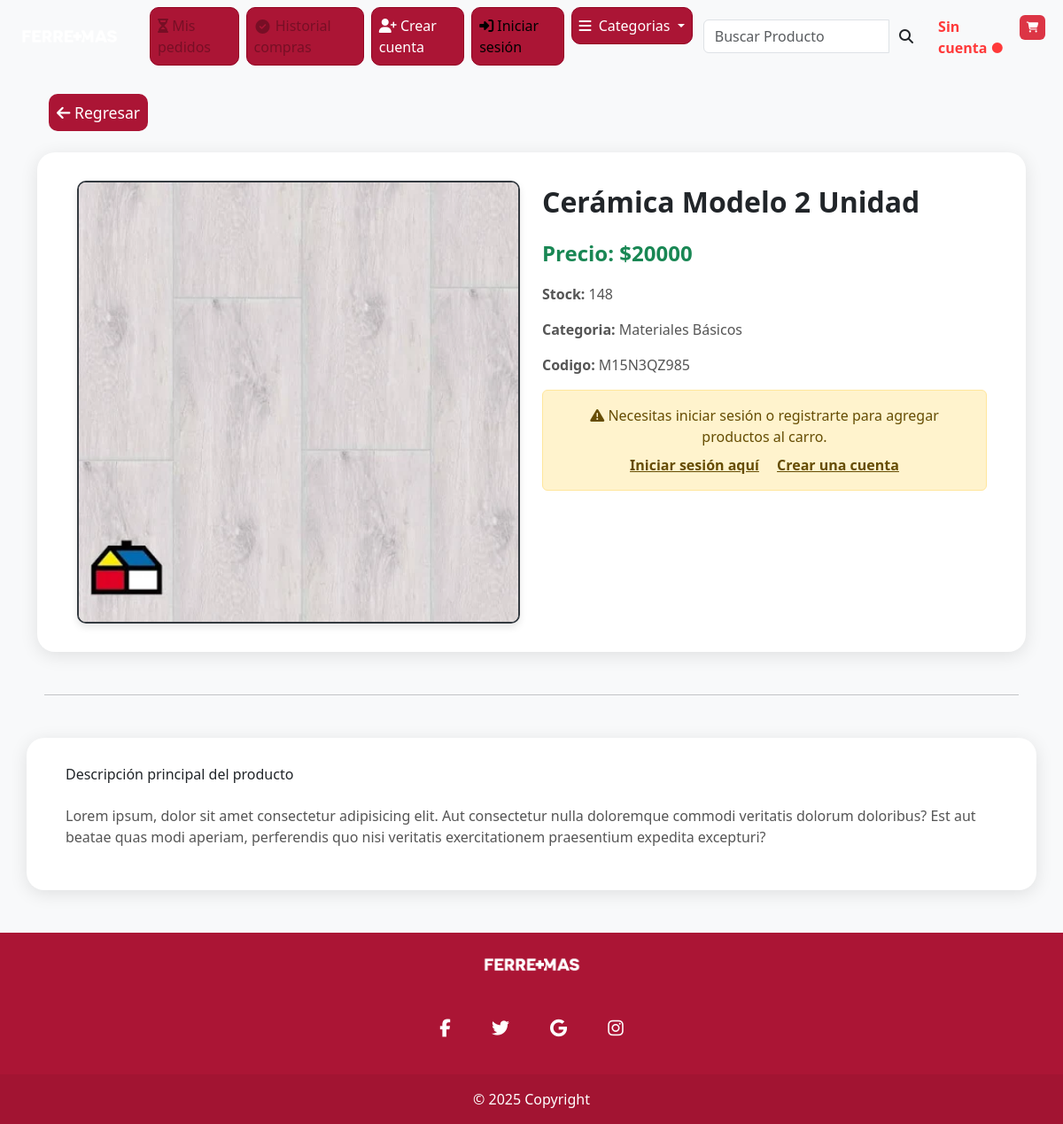
/store/producto/13/, run on an earlier commit of the app's database.
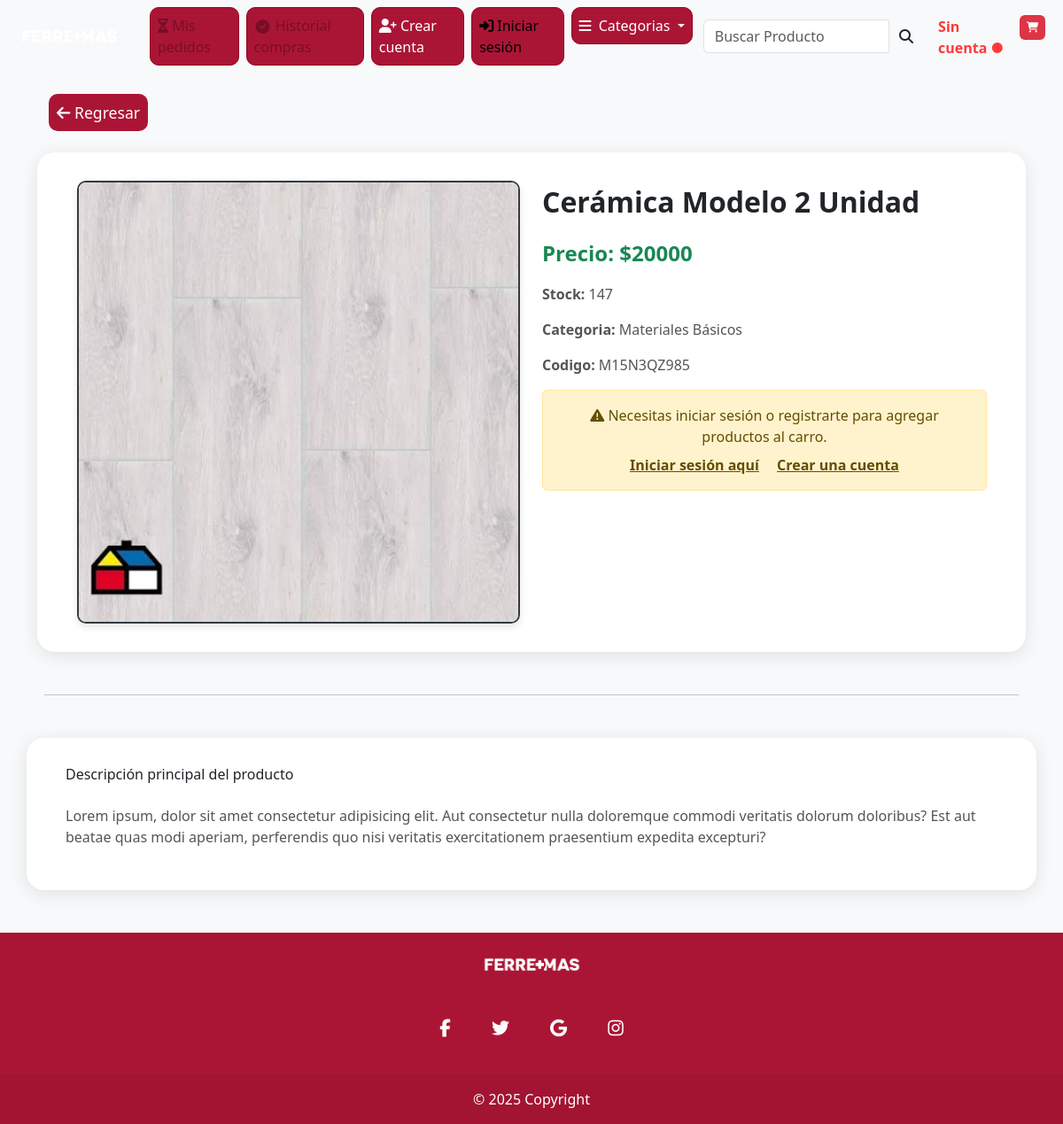
And on a later commit of the database.
### store/models.py (models this page shows, shortened)
class Producto(models.Model):
    nombre_producto = models.CharField(max_length=50)#falto modelo pero no importa
    descripcion_producto = models.TextField()
    precio_producto = models.IntegerField()
    cantidad_producto = models.IntegerField(default=0)
    creacion_producto = models.DateTimeField(default=timezone.now)
    imagen_producto = models.ImageField(upload_to='producto/', null=True, blank=True)
    id_categoria = models.ForeignKey(Categorias, on_delete=models.CASCADE, default=0)
    codigo_producto = models.CharField(max_length=10, unique=True, editable=False, blank=True)

class Categorias(models.Model):
    id_categoria = models.IntegerField(primary_key=True)
    nombre_categoria = models.CharField(max_length = 50)
    imagen_categoria = models.ImageField(upload_to='categoria/', null=True, blank=True)

### store/views.py (the view)
# urls.py: path('producto/<int:pk>/', views.detalle_productos, name='detalle_productos'),
def detalle_productos(request, pk):
    producto = get_object_or_404(Producto.objects.select_related('id_categoria').all(), pk=pk)
    user = request.user
    if user.is_active:
        estado = 'usuarioAutenticado'
    else:
        estado = 'false'
    return render(request, 'detalle_producto.html', {'producto': producto,'estado':estado})

### store/templates/detalle_producto.html (shortened to what the changed rows need)
<!DOCTYPE html>
{% load static %}
<html lang="es">
<head>
  {% load bootstrap5 %}
  {% bootstrap_css %}
  <link rel="stylesheet" href="{% static 'css/detalle-producto-2.css' %}">
  <link rel="stylesheet" href="{% static 'css/nav.css' %}">
  <link rel="stylesheet" href="https://cdnjs.cloudflare.com/ajax/libs/font-awesome/6.6.0/css/all.min.css"
 />
</head>
<body>
  <div class="container mt-3">
    <div class="container mt-3 mb-5">
      <div class="row producto-detalle-container">
        <div class="col-md-6 d-flex align-items-center justify-content-center">
          {% if producto.imagen_producto %}
          <img src="{{ producto.imagen_producto.url }}" class="imagen_producto" alt="{{ producto.nombre_producto }}">
          {% endif %}
        </div>
        <div class="col-md-6">
          <p class="nom_producto">{{ producto.nombre_producto }}</p>
          <p class="precio_producto">Precio: ${{ producto.precio_producto }}</p>
          <p class="descripcion_producto"><b>Stock: </b> {{ producto.cantidad_producto }}</p>
          <p class="descripcion_producto"><b>Categoria: </b> {{ producto.id_categoria.nombre_categoria }}</p>
          <p class="descripcion_producto"><b>Codigo: </b>{{ producto.codigo_producto }}</p>
          {% if user.is_authenticated %}
          <div class="formulario-compra mx-auto  text-center ">
            <form class="mx-auto text-center" action="{% url 'agregar_al_carrito' producto.id %}" method="post">
              {% csrf_token %}
              {{ form.as_p }}
              <button type="submit" class="btn ms-5 btn-principal">
                <i class="fas fa-cart-plus"></i> Agregar al Carro
              </button>
            </form>
          </div>
          {% else %}
          <div class="alert alert-warning text-center" role="alert">
            <i class="fas fa-exclamation-triangle"></i>
            Necesitas iniciar sesión o registrarte para agregar productos al carro.
            <div class="text-center mt-2">
            </div>
          </div>
        </div>
        {% endif %}
      </div>
    </div>
  </div>
  <div class="container mt-5 mb-5">
    <div class="row producto-detalle-container">
       <h6 >Descripción principal del producto</h6>
          <p class="descripcion_producto">{{ producto.descripcion_producto }}</p>
    </div>
  </div>
</body>
</html>

What changed in the data, as far as the page shows it:
changed Producto "Cerámica Modelo 2 Unidad": cantidad_producto "148" → "147"
